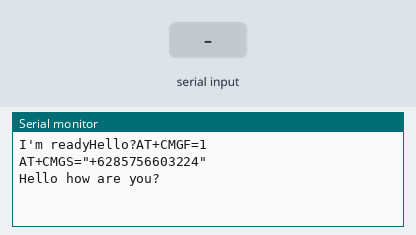
A sketch run on a simulated Arduino Uno, built with avr-gcc and run on an emulated ATmega328P. On the bench: the last lines printed to the serial monitor. Inputs (shaded band) come from the test bench. The modem accepts every AT command (registered, SIM ready, sends succeed) and sends nothing else.

Above: at 4.2 s.
4.3 s: "1" received over the second serial link
At 5.4 s:
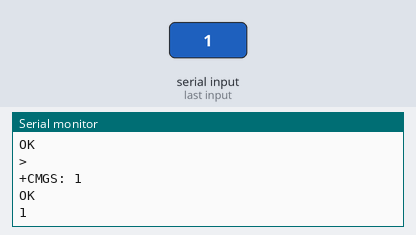
6.5 s: "0" received over the second serial link
At 7.3 s:
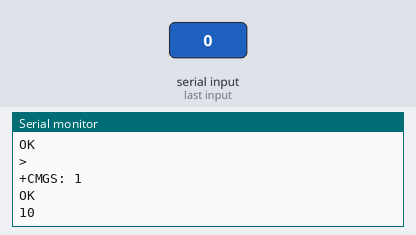

Measured:
- after the input at 4.3 s, the serial monitor: prints a new line after 0.81 s (image 1)
- after the input at 6.5 s, the serial monitor: prints a new line at once (image 2)

The sketch:

sms_ubah.ino
```cpp
#include <SoftwareSerial.h>
SoftwareSerial GPRS(11, 12); //11 = TX, 12 = RX
unsigned char buffer[64]; //port
int count=0;
int i = 0; //if i = 0, send SMS.
void setup() {
  GPRS.begin(9600); // the GPRS baud rate
  Serial.begin(9600); // the Serial port of Arduino baud rate.
  Serial.print("I'm ready");
  Serial.print("Hello?");
}

void loop() {
  if (GPRS.available()) {
    // if date is coming from softwareserial port ==> data is coming from GPRS shield
    while(GPRS.available()) {
      // reading data into char array
      buffer[count++]=GPRS.read();
      // writing data into array
      if(count == 64)
        break;
    }
    Serial.write(buffer,count);
    // if no data transmission ends, write buffer to hardware serial port
    clearBufferArray();
    // call clearBufferArray function to clear the stored data from the array
    count = 0; // set counter of while loop to zero
  }
  if (Serial.available())
    // if data is available on hardwareserial port ==> data is coming from PC or notebook
    GPRS.write(Serial.read()); // write it to the GPRS shield
  if(i == 0) {
    GPRS.write("AT+CMGF=1\r"); //sending SMS in text mode
    delay(1000);
    Serial.println("AT+CMGF=1\r");
    GPRS.write("AT+CMGS=\"+6282312727830\"\r"); // phone number
    delay(1000);
    Serial.println("AT+CMGS=\"+6285756603224\"\r");
    GPRS.write("Hello how are you?\r"); // message
    delay(1000);
    Serial.println("Hello how are you?\r");
    delay(1000);
    GPRS.write(0x1A);
    //send a Ctrl+Z (end of the message)
    delay(1000);
    Serial.println("SMS sent successfully");
    i++;
  }
}

void clearBufferArray(){
  // function to clear buffer array
  for (int i=0; i<count;i++){
    buffer[i]='\0';
    // clear all index of array with command NULL
  }
}
```
